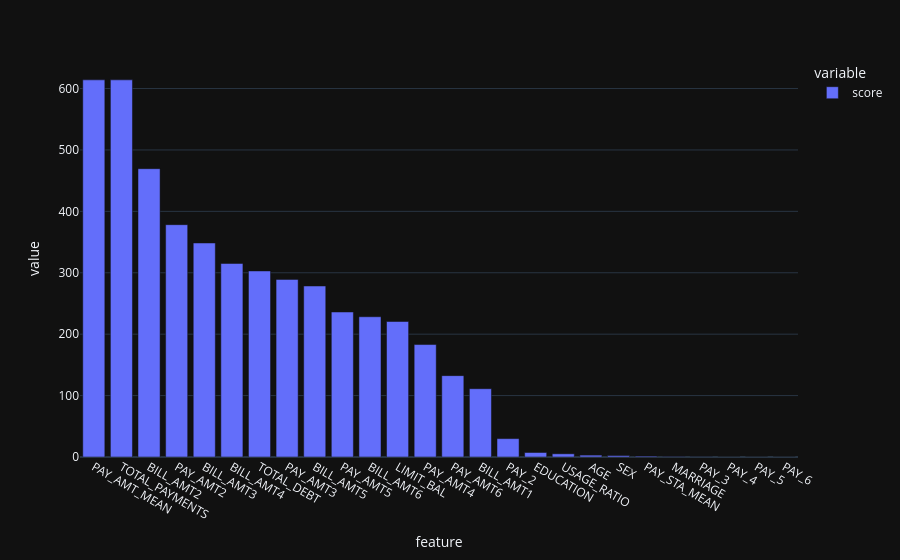

Here is the notebook cell this chart was saved with:
### Code cell
fig = px.bar(df_scores.head(50), template = "plotly_dark")
fig.show()

### Figure 1 — Plotly figure (JSON) as saved in the notebook; plotly's stock layout.template omitted (floating-point values rounded to 4 significant figures)
{"data": [{"hovertemplate": "variable=score<br>feature=%{x}<br>value=%{y}<extra></extra>", "legendgroup": "score", "marker": {"color": "#636efa", "pattern": {"shape": ""}}, "name": "score", "orientation": "v", "showlegend": true, "textposition": "auto", "type": "bar", "x": ["PAY_AMT_MEAN", "TOTAL_PAYMENTS", "BILL_AMT2", "PAY_AMT2", "BILL_AMT3", "BILL_AMT4", "TOTAL_DEBT", "PAY_AMT3", "BILL_AMT5", "PAY_AMT5", "BILL_AMT6", "LIMIT_BAL", "PAY_AMT4", "PAY_AMT6", "BILL_AMT1", "PAY_2", "EDUCATION", "USAGE_RATIO", "AGE", "SEX", "PAY_STA_MEAN", "MARRIAGE", "PAY_3", "PAY_4", "PAY_5", "PAY_6"], "xaxis": "x", "y": [614.2, 614.2, 469.5, 378.4, 348.5, 315.2, 303.0, 289.2, 278.5, 236.1, 228.4, 220.7, 183.1, 132.5, 111.2, 29.92, 7.346, 5.188, 3.032, 2.337, 1.377, 0.5106, 0.1876, 0.0136, 0.004567, 2.735e-05], "yaxis": "y"}], "layout": {"barmode": "relative", "legend": {"title": {"text": "variable"}, "tracegroupgap": 0}, "margin": {"t": 60}, "xaxis": {"anchor": "y", "domain": [0, 1], "title": {"text": "feature"}}, "yaxis": {"anchor": "x", "domain": [0, 1], "title": {"text": "value"}}}}
